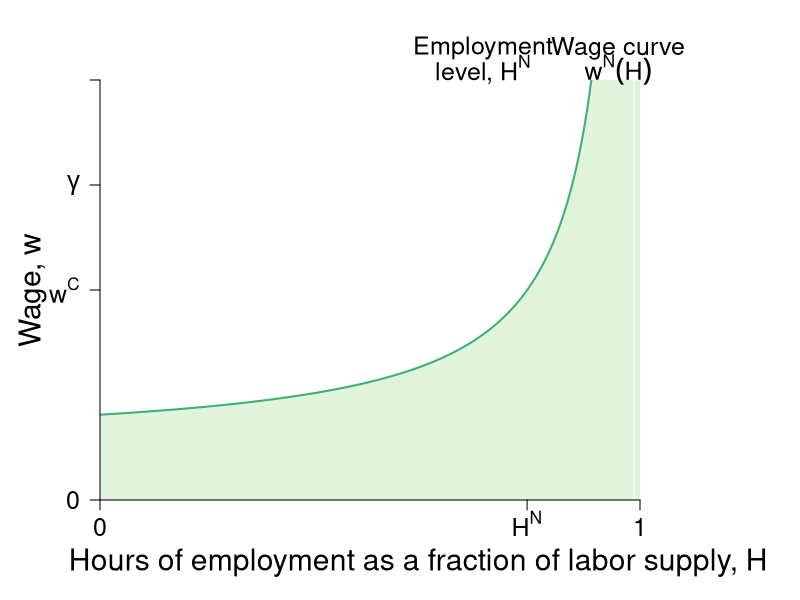

Recreate this plot in R. (Note: this script raises an error after producing the figure.)
require(shape)
require(plotrix)
pdf(file = "employment/employment_wage_macro_zpc.pdf", width = 9, height = 7)

#Set parameters for graphics
axislabelsize <- 1.8
labelsize <- 1.5
namesize <- 1.8
annotatesize <- 1.5
graphlinewidth <- 2
segmentlinewidth <- 1.5

COL <- c("#7fc97f", "#beaed4", "#fdc086", "#ffff99", "#386cb0", "#f0027f", "#bf5b17", "#666666")
COLA <- c("#e0f3db", "#99d8c9","#66c2a4","#41ae76", "#238b45", "#005824")
COLB <- c("#4eb3d3", "#2b8cbe", "#0868ac","#084081")

WageFn <- function(h, ubar = 3, B = 2, t = 0.49) {
  B + ubar + ubar*(1 - t )/(t*(1 - h))
}

# WageFn <- function(h, ubar = 3, B = 2, t = 0.8) {
#   B + ubar + (1 - t)/(t*(1 - h))*ubar
# }



#COL <- c("#1B9E77", "#D95F02", "#7570B3", "#E7298A", "#66A61E", "#E6AB02", "#A6761D", "#666666")
COL <- c("#7fc97f", "#beaed4", "#fdc086", "#ffff99")
par(mar =  c(5, 5, 4, 8))
xlims <- c(0, 1.001)
ylims <- c(0, 40)


plot(0, 0, xlim = xlims, ylim = ylims, type = "n",
     xlab = expression(paste("")),
     ylab = expression(paste("")),
     xaxt = "n", 
     yaxt = "n",
     cex.lab = axislabelsize, 
     line = 2.5,
     bty = "n", 
     xaxs="i", 
     yaxs="i")

npts <- 500 
npts2 <- 501
#Specify the sequences of points for graphing. 
xx1 <- seq(xlims[1], 0.99, length.out = npts)
xx2 <- seq(xlims[1], xlims[2], length.out = npts)
xx3 <- seq(xlims[1], xlims[2], length.out = npts2)
xx4 <- seq(xlims[1], 25, length.out = npts2)
xx5 <- seq(xlims[1], 0.75, length.out = npts2)

# Shade below green line
polygon(c(0, xx2, xlims[2]), 
        c(0, WageFn(xx2), 0), border = FALSE, col = COLA[1])
rect(0.99, 0, 1.2, 40, border = FALSE, col = COLA[1])

#Axis labels
text(0.59, -6, expression(paste("Hours of employment as a fraction of labor supply, ", H)), cex = axislabelsize, xpd = TRUE)
text(-0.125, 20, expression(paste("Wage, ", w)), cex = axislabelsize, xpd = TRUE, srt = 90)


#Draw the lines for the graphs
lines(xx1, WageFn(xx1), col = COLA[4], lwd = graphlinewidth)

#Customize ticks and labels for the plot
ticksy <- c(0, 20, 30, 40)
ylabels <- c(0, expression(paste(w^C)), expression(paste(gamma)), NA)
ticksx <- c(0, 0.7917, xlims[2])
xlabels <- c(0, expression(paste(H^N)), 1)
axis(1, at = ticksx, pos = 0, labels = xlabels, cex.axis = labelsize)
axis(2, at = ticksy, pos = 0, labels = ylabels, las = 1, cex.axis = labelsize)

#Annotation of the  graphs
text(0.96, 43, expression(paste("Wage curve")), cex = labelsize, xpd = TRUE)
text(0.96, 41, expression(paste(w^N*(H))), cex = labelsize, xpd = TRUE)
#text(0.75, 38, expression(paste("Employment level, ", H^N)), cex = labelsize,  xpd = TRUE)
text(0.71, 43, expression(paste("Employment")), cex = labelsize,  xpd = TRUE)
text(0.71, 41, expression(paste("level, ", H^N)), cex = labelsize,  xpd = TRUE)

segments(0.7917, 0, 0.7917, ylims[2], lty = 2, lwd = segmentlinewidth, col = grays[20])

#Arrows(0.8, 15, 0.8, 19, col = "black", lty = 1, lwd = 2, arr.type = "triangle")
#Arrows(0.8, 15, 0.8, 6, col = "black", lty = 1, lwd = 2, arr.type = "triangle")
#text(0.92, 12.5, expression(paste("Employment Rent")))

#Zero profit condition 
segments(0, 20, 0.7917, 20, lty = 1, lwd = graphlinewidth, col = COLB[3])
segments(0.7917, 20, 1.2, 20, lty = 2, lwd = segmentlinewidth, col = COLB[3])
# Gamma
segments(0, 30, xlims[2], 30, lty = 2, lwd = 2, col = CBCols[3])
text(1.13, 33, expression(paste("Output per")), cex = labelsize,  xpd = TRUE)
text(1.13, 31, expression(paste("worker hour, ", gamma)), cex = labelsize,  xpd = TRUE)

# Supply of labor
segments(xlims[2], 0, xlims[2], ylims[2], lty = 2, lwd = segmentlinewidth, col = grays[20], xpd = TRUE)
text(1.11, 6, expression(paste("Supply of")), cex = labelsize,  xpd = TRUE)
text(1.11, 4, expression(paste("labor, ", H == 1)), cex = labelsize,  xpd = TRUE)


points(0.7917, 20, pch = 16, col = "black", cex = 1.5)
text(0.77, 21, expression(paste("n")), cex = labelsize)


#Unemployment benefits & a
#segments(0, 5, 1.2, 5, lty = 2, lwd = 2, col = "darkgray")
#segments(0, 2.5, 1.2, 2.5, lty = 2, lwd = 2, col = "darkgray")

#Zero profit condition
text(1.12, 19, expression(paste("Competition")), cex = labelsize, xpd = TRUE)
text(1.12, 17, expression(paste("condition, ", w^C)), cex = labelsize, xpd = TRUE)
#text(1.02, 21.25, expression(paste(w == bar(Delta))), cex = labelsize, xpd = TRUE)

# text(0.25, 23, expression(paste("Firms leaving")), cex = labelsize)
# text(0.25, 17, expression(paste("Firms entering")), cex = labelsize)

text(0.325, 17, expression(paste("Firms entering")), cex = labelsize)
Arrows(0.2, 15, 0.5, 15, col = "black", lty = 1, lwd = 2, arr.type = "triangle")



# Arrows(0.6, 19, 0.6, 10, col = "black", lty = 1, lwd = 2, arr.type = "triangle")
# text(0.42, 28, expression(paste("If the ", w>w^c,  " profits will")), cex = labelsize)
# text(0.42, 26, expression(paste("be insufficient and firms")), cex = labelsize)
# text(0.42, 24, expression(paste("will leave")), cex = labelsize)
text(0.32, 24, expression(paste("Firms exiting")), cex = labelsize)
Arrows(0.43, 22, 0.15, 22, col = "black", lty = 1, lwd = 2, arr.type = "triangle")


text(0.6, 7, expression(paste("No")), cex = labelsize)
text(0.6, 5, expression(paste("production")), cex = labelsize)

#text(0.97, 6, expression(paste(B + a/t)))
#text(0.97, 3.5, expression(paste(B, " (unemployment benefits)")))
#text(1.08, 36, expression(paste("level of")))
#text(1.08, 34, expression(paste("employment, ", bar(H))))

#Profits
brackets(x1 = 1.02, y1 = 29.8, x2 = 1.02, y2 = 20.2,  
         ticks = 0.5, curvature = 0.5, type = 1, 
         col = "black", lwd = 2, h = 0.03,
         lty = 1, xpd = TRUE)

text(1.14, 26, expression(paste("Accounting")), cex = labelsize, xpd = TRUE)
text(1.14, 24, expression(paste("profits, ", pi^A)), cex = labelsize, xpd = TRUE)

# text(0.55, 15, expression(paste("Wages")))
# Arrows(0.5, 18, 0.5, 12, col = "black", lty = 1, lwd = 2, arr.type = "triangle")
# Arrows(0.5, 12, 0.5, 18, col = "black", lty = 1, lwd = 2, arr.type = "triangle")


dev.off()
